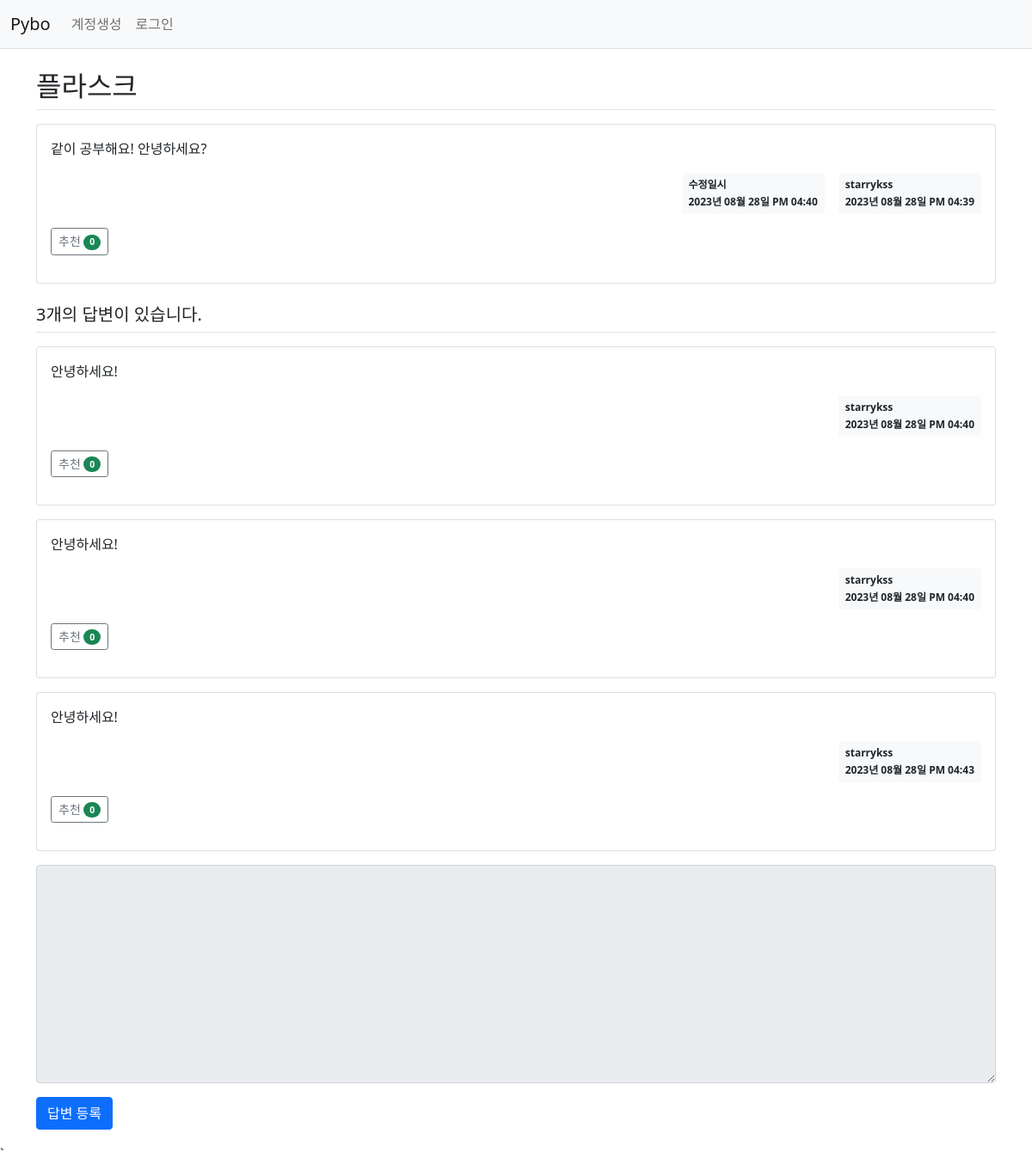
Page /question/detail/306/ on the committed database.
### pybo/models.py (models this page shows)
class Question(db.Model):
    id = db.Column(db.Integer, primary_key=True)
    subject = db.Column(db.String(200), nullable=False)
    content = db.Column(db.Text(), nullable=False)
    create_date = db.Column(db.DateTime(), nullable=False)
    user_id = db.Column(db.Integer, db.ForeignKey('user.id', ondelete='CASCADE'), nullable=False)
    user = db.relationship('User', backref=db.backref('question_set'))
    modify_date = db.Column(db.DateTime(), nullable=True)
    voter = db.relationship('User', secondary=question_voter, backref=db.backref('question_voter_set'))

class User(db.Model):
    id = db.Column(db.Integer, primary_key=True)
    username = db.Column(db.String(150), unique=True, nullable=False)
    password = db.Column(db.String(200), nullable=False)
    email = db.Column(db.String(120), unique=True, nullable=False)

class Answer(db.Model):
    id = db.Column(db.Integer, primary_key=True)
    question_id = db.Column(db.Integer, db.ForeignKey('question.id', ondelete='CASCADE'))
    question = db.relationship('Question', backref=db.backref('answer_set'))
    content = db.Column(db.Text(), nullable=False)
    create_date = db.Column(db.DateTime(), nullable=False)
    user_id = db.Column(db.Integer, db.ForeignKey('user.id', ondelete='CASCADE'), nullable=False)
    user = db.relationship('User', backref=db.backref('answer_set'))
    modify_date = db.Column(db.DateTime(), nullable=True)
    voter = db.relationship('User', secondary=answer_voter, backref=db.backref('answer_voter_set'))

### pybo/views/question_views.py (the view)
@bp.route('/detail/<int:question_id>/')
def detail(question_id):
    form = AnswerForm()
    question = Question.query.get_or_404(question_id)
    return render_template('question/question_detail.html', question=question, form=form)

### pybo/forms.py
class AnswerForm(FlaskForm):
    content = TextAreaField('내용', validators=[DataRequired('내용은 필수입력 항목입니다.')])

### pybo/filter.py (called while the page is built)
def format_datetime(value, fmt='%Y년 %m월 %d일 %p %I:%M'):
    return value.strftime(fmt)

### pybo/views/auth_views.py (called while the page is built)
@bp.before_app_request
def load_logged_in_user():
    user_id = session.get('user_id')
    if user_id is None:
        g.user = None
    else:
        g.user = User.query.get(user_id)

### pybo/templates/question/question_detail.html (shortened to what this page needs)
{% extends 'base.html' %}
{% block content %}
<div class="container my-3">
    <h2 class="border-bottom py-2">{{ question.subject }}</h2>
    <div class="card my-3">
        <div class="card-body">
            <div class="card-text">{{ question.content|markdown }}</div>
            <div class="d-flex justify-content-end">
                {% if question.modify_date %}
            <div class="badge bg-light text-dark p-2 text-start mx-3">
                <div class="mb-2">수정일시</div>
                <div>{{ question.modify_date|datetime }}</div>
            </div>
            {% endif %}
                <div class="badge bg-light text-dark p-2 text-start">
                    <div class="mb-2">{{ question.user.username }}</div>
                    <div>{{ question.create_date|datetime }}</div>
                </div>
            </div>
            <div class="my-3">
                <a href="javascript:void(0)" data-uri="{{ url_for('question.vote', question_id=question.id) }}" class="recommend btn btn-sm btn-outline-secondary"> 추천
                <span class="badge rounded-pill bg-success">{{ question.voter|length }}</span>
                </a>
            </div>
        </div>
    </div>
    <h5 class="border-bottom my-3 py-2">{{ question.answer_set|length }}개의 답변이 있습니다.</h5>
    {% for answer in question.answer_set %}
    <div class="card my-3">
        <div class="card-body">
            <div class="card-text">{{ answer.content|markdown }}</div>
            <div class="d-flex justify-content-end">
                <div class="badge bg-light text-dark p-2 text-start">
                    <div class="mb-2">{{ answer.user.username }}</div>
                    <div>{{ answer.create_date|datetime }}</div>
                </div>
            </div>
            <div class="my-3">
                <a href="javascript:void(0)" data-uri="{{ url_for('answer.vote', answer_id=answer.id) }}" class="recommend btn btn-sm btn-outline-secondary"> 추천
                <span class="badge rounded-pill bg-success">{{ answer.voter|length }}</span>
                </a>
            </div>
        </div>
    </div>
    {% endfor %}
    <form action="{{ url_for('answer.create', question_id=question.id) }}" method="post" class="my-3">
        <div class="mb-3">
            <textarea {% if not g.user %}disabled{% endif %} name="content" id="content" class="form-control" rows="10"></textarea>
        </div>
        <input type="submit" value="답변 등록" class="btn btn-primary">
    </form>
</div>
{% endblock %}

### rows in the picture
Question: subject "플라스크", content "같이 공부해요! 안녕하세요?", modify_date "2023년 08월 28일 PM 04:40", create_date "2023년 08월 28일 PM 04:39"
User: user.username "starrykss"
Answer: content "안녕하세요!", user.username "starrykss", create_date "2023년 08월 28일 PM 04:40", voter|length "0"
Answer: content "안녕하세요!", user.username "starrykss", create_date "2023년 08월 28일 PM 04:40", voter|length "0"
Answer: content "안녕하세요!", user.username "starrykss", create_date "2023년 08월 28일 PM 04:43", voter|length "0"

### other values in the picture
{{ question.voter|length }} "0"
{{ question.answer_set|length }} "3"
